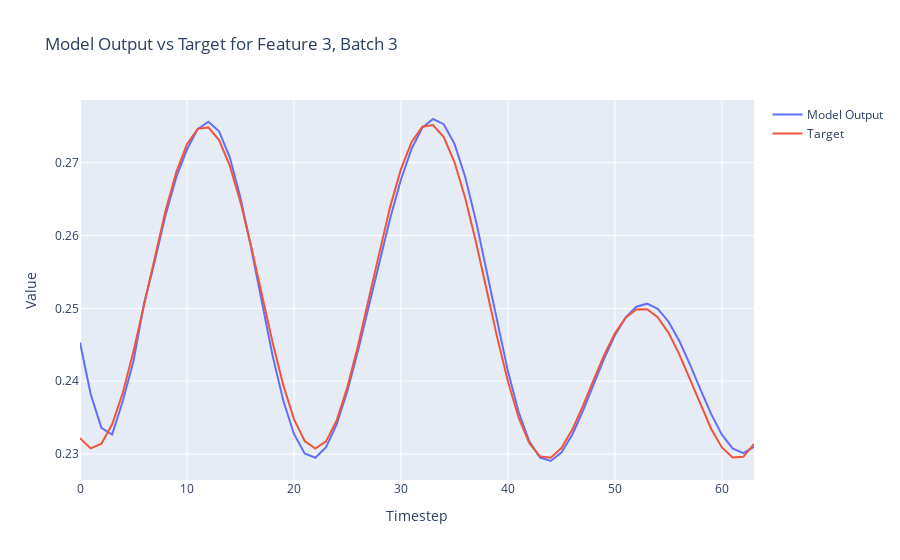

The code cell stored with this chart in its notebook:
### Code cell
import plotly.graph_objects as go

def plot_model_output_vs_target(model_outputs, targets, batch_index=0, feature_index=0):
    # Extract the specified feature for the given batch from both the model outputs and targets
    model_output_series = model_outputs[batch_index, :, feature_index].detach().numpy()
    target_series = targets[batch_index, :, feature_index].numpy()
    
    # Create a range for the x-axis (timesteps)
    timesteps = list(range(model_output_series.shape[0]))
    
    # Create traces
    model_trace = go.Scatter(x=timesteps, y=model_output_series, mode='lines', name='Model Output')
    target_trace = go.Scatter(x=timesteps, y=target_series, mode='lines', name='Target')
    
    # Create the figure and add traces
    fig = go.Figure()
    fig.add_trace(model_trace)
    fig.add_trace(target_trace)
    
    # Add title and labels
    fig.update_layout(title=f'Model Output vs Target for Feature {feature_index}, Batch {batch_index}',
                      xaxis_title='Timestep',
                      yaxis_title='Value')
    
    # Show the figure
    fig.show()

# Assuming `y` and `Y` are your model outputs and targets, respectively
# Adjust batch_index and feature_index as needed
plot_model_output_vs_target(outputs, Y, batch_index=3, feature_index=3)

### Figure 1 — Plotly figure (JSON) as saved in the notebook; plotly's stock layout.template omitted (floating-point values rounded to 4 significant figures)
{"data": [{"mode": "lines", "name": "Model Output", "type": "scatter", "x": [0, 1, 2, 3, 4, 5, 6, 7, 8, 9, 10, 11, 12, 13, 14, 15, 16, 17, 18, 19, 20, 21, 22, 23, 24, 25, 26, 27, 28, 29, 30, 31, 32, 33, 34, 35, 36, 37, 38, 39, 40, 41, 42, 43, 44, 45, 46, 47, 48, 49, 50, 51, 52, 53, 54, 55, 56, 57, 58, 59, 60, 61, 62, 63], "y": [0.2453, 0.2382, 0.2336, 0.2327, 0.2373, 0.2427, 0.2507, 0.2565, 0.2628, 0.268, 0.2718, 0.2746, 0.2756, 0.2743, 0.2707, 0.2652, 0.2583, 0.2508, 0.2435, 0.2373, 0.2327, 0.2301, 0.2295, 0.2309, 0.2341, 0.2387, 0.2442, 0.2503, 0.2565, 0.2624, 0.2677, 0.2719, 0.2748, 0.276, 0.2753, 0.2726, 0.2681, 0.2621, 0.2552, 0.248, 0.2413, 0.2358, 0.2317, 0.2295, 0.229, 0.2302, 0.2326, 0.2359, 0.2395, 0.2431, 0.2463, 0.2487, 0.2502, 0.2506, 0.2499, 0.2482, 0.2456, 0.2423, 0.2388, 0.2355, 0.2326, 0.2308, 0.2301, 0.231]}, {"mode": "lines", "name": "Target", "type": "scatter", "x": [0, 1, 2, 3, 4, 5, 6, 7, 8, 9, 10, 11, 12, 13, 14, 15, 16, 17, 18, 19, 20, 21, 22, 23, 24, 25, 26, 27, 28, 29, 30, 31, 32, 33, 34, 35, 36, 37, 38, 39, 40, 41, 42, 43, 44, 45, 46, 47, 48, 49, 50, 51, 52, 53, 54, 55, 56, 57, 58, 59, 60, 61, 62, 63], "y": [0.2322, 0.2308, 0.2314, 0.234, 0.2384, 0.2441, 0.2506, 0.2572, 0.2634, 0.2687, 0.2725, 0.2746, 0.2748, 0.2731, 0.2696, 0.2646, 0.2585, 0.2519, 0.2453, 0.2395, 0.2348, 0.2318, 0.2307, 0.2317, 0.2347, 0.2392, 0.245, 0.2514, 0.2579, 0.264, 0.2691, 0.2729, 0.2749, 0.2752, 0.2735, 0.2701, 0.2652, 0.2592, 0.2526, 0.246, 0.2399, 0.235, 0.2315, 0.2296, 0.2295, 0.2308, 0.2333, 0.2366, 0.2402, 0.2436, 0.2466, 0.2487, 0.2498, 0.2499, 0.2488, 0.2467, 0.2437, 0.2403, 0.2367, 0.2334, 0.2309, 0.2295, 0.2296, 0.2314]}], "layout": {"title": {"text": "Model Output vs Target for Feature 3, Batch 3"}, "xaxis": {"title": {"text": "Timestep"}}, "yaxis": {"title": {"text": "Value"}}}}
